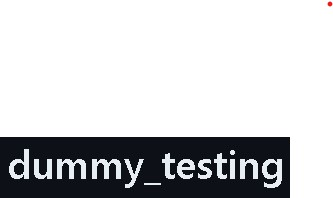
#> input picture image.jpg, 333 x 198 px, found by its file name
$ python image_resize.py
#> lines starting #> are read from the running program, lines starting #| are printed output that depends on the picture
from PIL import Image
import os

path_to_main = os.path.expanduser("~/main")
# Open the image file
with Image.open(path_to_main + '/image.jpg') as im:
    # Calculate the new height based on the new width
#> im is the input picture: PIL image 333x198 RGB; mean R, G, B 199.6, 200.5, 202.3
    basewidth = 300
    wpercent = (basewidth / float(im.size[0]))
#> wpercent = 0.901
    hsize = int((float(im.size[1]) * float(wpercent)))
#> hsize = 178

    # Resize the image
    im_resized = im.resize((basewidth, hsize))
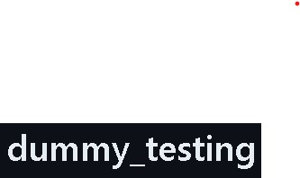
#> im_resized: PIL image 300x178 RGB; mean R, G, B 199.5, 200.4, 202.2

    # Save the resized image
    im_resized.save(path_to_main + '/image_resized.jpg')
